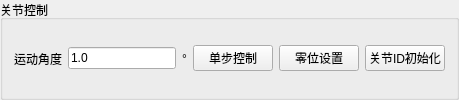
         <widget class="QGroupBox" name="groupBox_8">
          <property name="title">
           <string>关节控制</string>
          </property>
          <layout class="QHBoxLayout" name="horizontalLayout_50">
           <item>
            <layout class="QHBoxLayout" name="horizontalLayout_43">
             <item>
              <widget class="QLabel" name="label_11">
               <property name="text">
                <string>运动角度</string>
               </property>
              </widget>
             </item>
             <item>
              <widget class="QLineEdit" name="ledOneStep">
               <property name="text">
                <string>1.0</string>
               </property>
              </widget>
             </item>
             <item>
              <widget class="QLabel" name="label_23">
               <property name="text">
                <string>°</string>
               </property>
              </widget>
             </item>
             <item>
              <widget class="QPushButton" name="btnMoveClose">
               <property name="text">
                <string>单步控制</string>
               </property>
              </widget>
             </item>
             <item>
              <widget class="QPushButton" name="btnSetZero">
               <property name="text">
                <string>零位设置</string>
               </property>
              </widget>
             </item>
             <item>
              <widget class="QPushButton" name="btnMotorIDSet">
               <property name="text">
                <string>关节ID初始化</string>
               </property>
              </widget>
             </item>
            </layout>
           </item>
          </layout>
         </widget>
